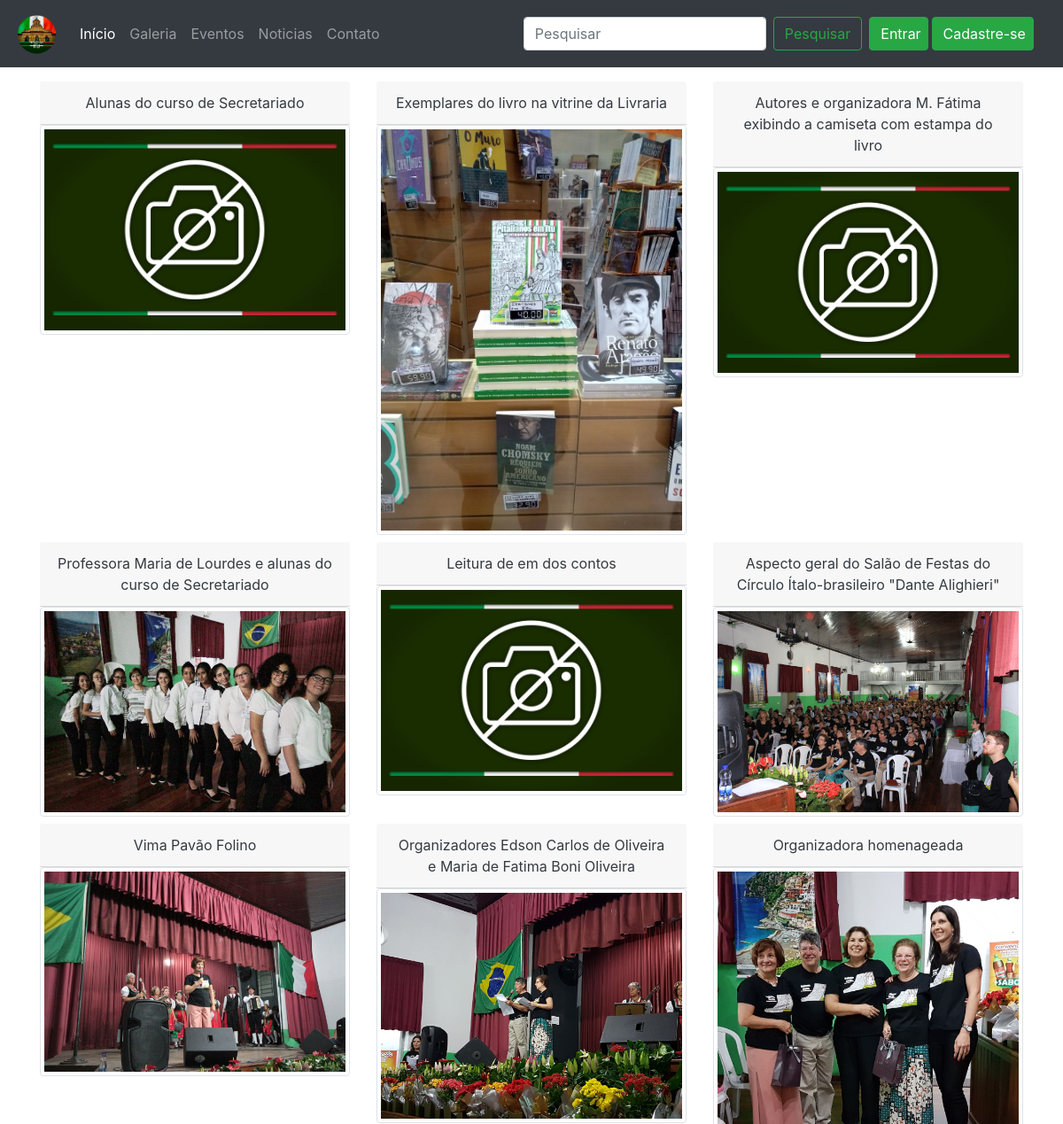
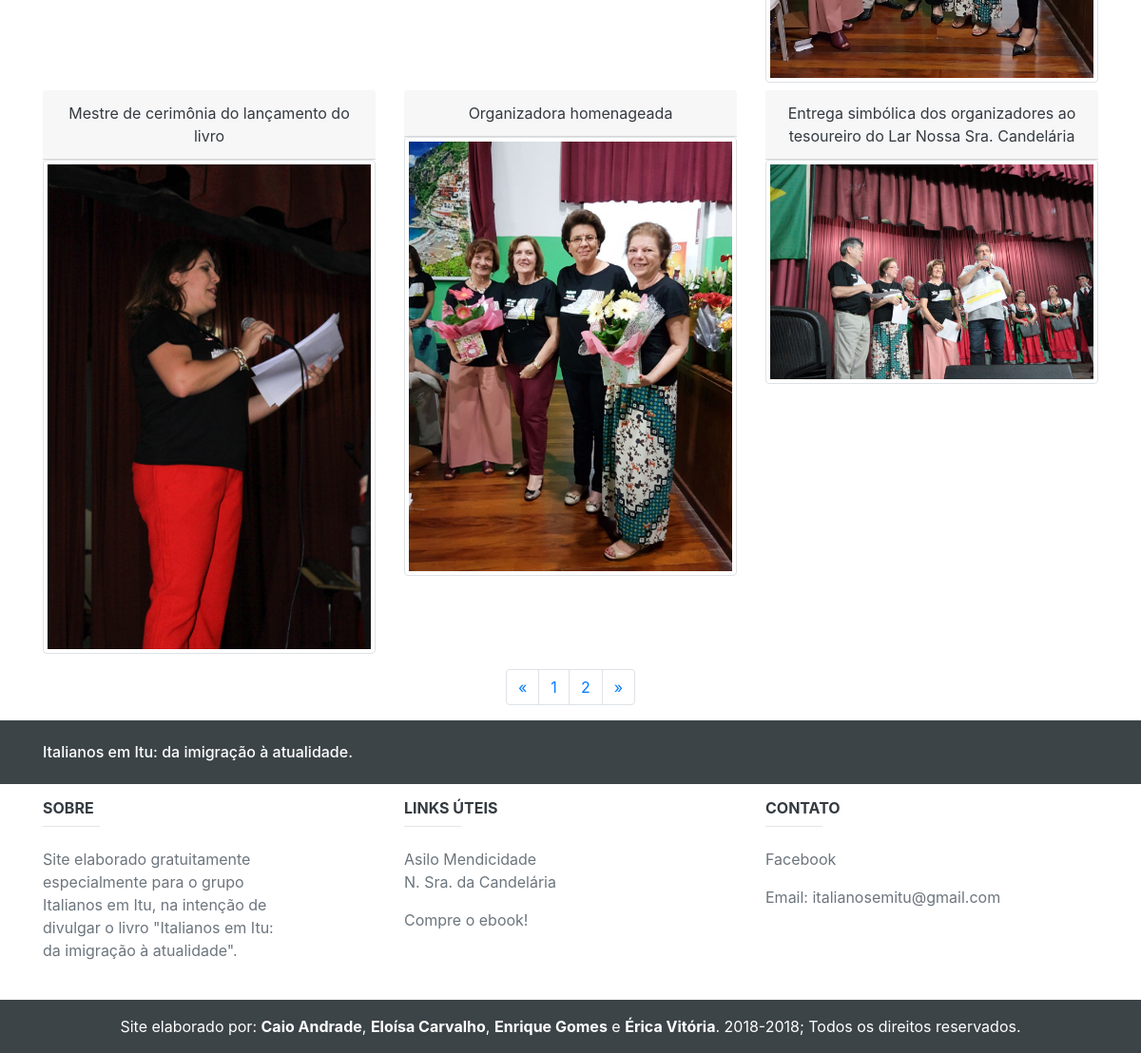
The app's page /index.php?&pg=galeria&pagina=1 with its own data (2 pictures, top to bottom).
### tables this page shows
CREATE TABLE `galeria` (
  `gal_cod` int(11) NOT NULL,
  `gal_img` varchar(64) NOT NULL,
  `gal_titulo` varchar(128) NOT NULL,
  `gal_desc` varchar(256) DEFAULT NULL
);

### db/classes/DAO/conexao.class.php (called while the page is built, shortened)
<?php
class Conexao {
    public function Connect() {
        try {
            $this->user = "root";
            $this->pass = "";
            $this->host = "127.0.0.1";
            $this->base = "italianosdb";
            $parametros = array(PDO::MYSQL_ATTR_INIT_COMMAND => "SET NAMES UTF8");
            $this->file = "mysql:host=" . $this->host . ";dbname=" . $this->base;
            $this->pdo = new PDO($this->file, $this->user, $this->pass, $parametros);
            $this->pdo->setAttribute(PDO::ATTR_ERRMODE, PDO::ERRMODE_EXCEPTION);
            $this->pdo->setAttribute(PDO::ATTR_EMULATE_PREPARES, false);
            $this->pdo->setAttribute(PDO::ATTR_PERSISTENT, true);
            return $this->pdo;
        } catch (PDOException $ex) {
            echo "Erro no sistema" . $ex->getMessage();
        }
    }
}
?>

### db/classes/DAO/galeriaDAO.class.php (the view, shortened to what this page needs)
<?php
require_once ("conexao.class.php");
class galeriaDAO {
    function __construct() {
        $this->con = new Conexao();
        $this->pdo = $this->con->Connect();
    }
    function pegarFotos($limite, $quantpag){
        try {
            $stmt = $this->pdo->prepare("SELECT * FROM galeria ORDER BY gal_cod DESC LIMIT :limite, :quantpag");
            $param = array(":limite" => $limite, ":quantpag" => $quantpag);
            $stmt->execute($param);
            if($stmt->rowCount() > 0){
                $cel = $stmt->rowCount();
                $col = 1;
                $qtdcol = $quantpag;
                $celconstruida = 0;
                for ($a = 0; $a < $qtdcol; $a++) {
                    if ($col == 1) {
                        $celconstruida++;
                    }
                    if ($celconstruida <= $cel) {
                        while ($dados = $stmt->fetch(PDO::FETCH_ASSOC)) {
                            $gal_img = $dados['gal_img'];
                            $gal_titulo = $dados['gal_titulo'];
                            echo '<div class="col-sm-4 mt-2"><a href="#" style="text-decoration: none"><div class="card-header text-dark text-center" data-toggle="modal" data-target="#' . $dados['gal_cod'] . '">' . $gal_titulo . '</div>';
                            if (file_exists('img/galeria/' . $gal_img) && !is_null($gal_img)) {
                                echo '<img src="img/galeria/'. $gal_img . '" alt="' . $gal_titulo . '" class="img-thumbnail" data-toggle="modal" data-target="#' . $dados['gal_cod'] . '">';
                            } else {
                                echo '<img src="img/galeria/semfoto.jpg" class="img-thumbnail" alt="Sem foto" data-toggle="modal" data-target="#' . $dados['gal_cod'] . '" >';
                            }
                            echo '</a><div class="modal-footer"><button type="button" class="btn btn-secondary" data-dismiss="modal">Fechar</button></div></div></div></div></div></a></div>';
                        }
                    }
                }
            }else{
            }
        }catch (PDOException $ex){
            echo "ERRO 506: {$ex->getMessage()}";
        }
    }
}

### records on screen
galeria: gal_titulo "Alunas do curso de Secretariado"
galeria: gal_titulo "Exemplares do livro na vitrine da Livraria", gal_img (picture)
galeria: gal_titulo "Autores e organizadora M. Fátima exibindo a camiseta com estampa do livro"
galeria: gal_titulo "Professora Maria de Lourdes e alunas do curso de Secretariado", gal_img (picture)
galeria: gal_titulo "Leitura de em dos contos"
galeria: gal_titulo "Aspecto geral do Salão de Festas do Círculo Ítalo-brasileiro \"Dante Alighieri\"", gal_img (picture)
galeria: gal_titulo "Vima Pavão Folino", gal_img (picture)
galeria: gal_titulo "Organizadores Edson Carlos de Oliveira e Maria de Fatima Boni Oliveira", gal_img (picture)
galeria: gal_titulo "Organizadora homenageada", gal_img (picture)
galeria: gal_titulo "Mestre de cerimônia do lançamento do livro", gal_img (picture)
galeria: gal_titulo "Organizadora homenageada", gal_img (picture)
galeria: gal_titulo "Entrega simbólica dos organizadores ao tesoureiro do Lar Nossa Sra. Candelária", gal_img (picture)
